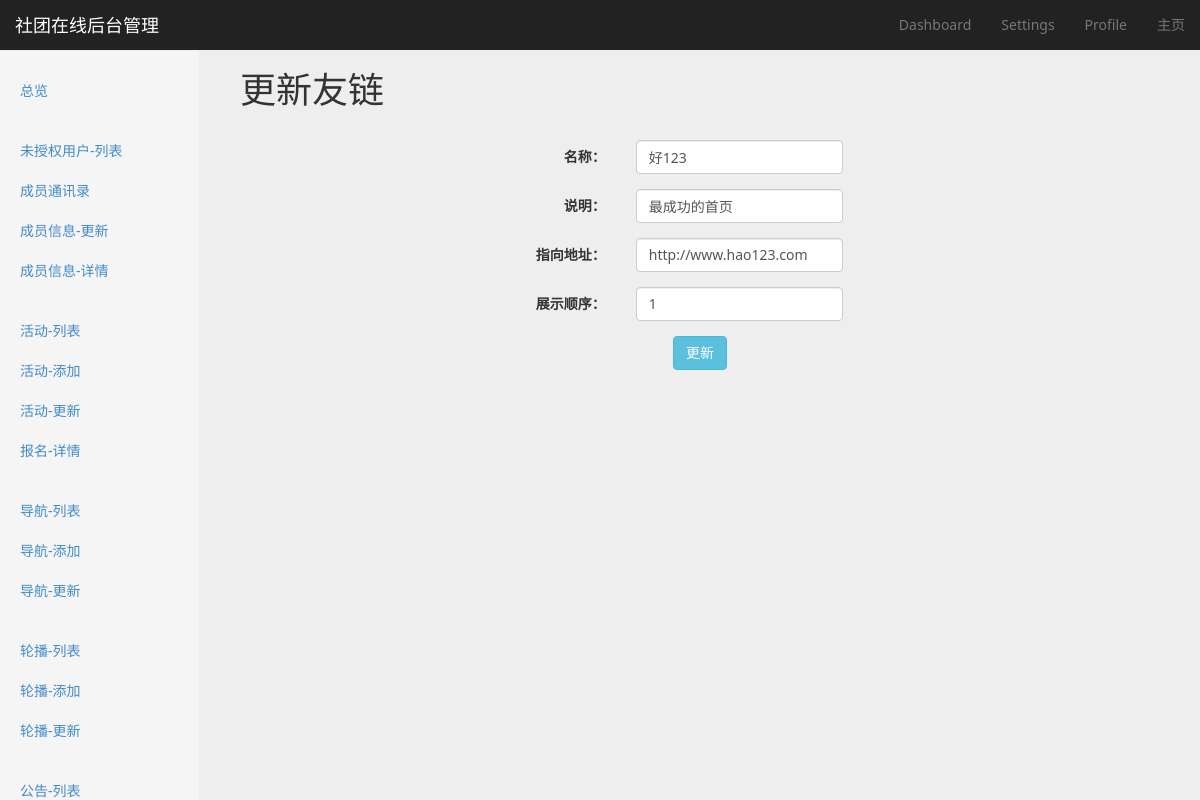
Page /link/3/update/ on the committed database.
### link/models.py (models this page shows, shortened)
class Link(models.Model):
    name = models.CharField(max_length=16)
    title = models.CharField(max_length=32, blank=True, null=True)
    url = models.URLField()
    show_order = models.SmallIntegerField(default=1)
    class Meta:
        ordering = ['show_order']

### link/views.py (the view)
# urls.py: url(r'^(?P<pk>[0-9]+)/update/$', views.LinkUpdateView.as_view(), name='link-update'),
class LinkUpdateView(AjaxableResponseMixin, UpdateView):
    model = Link
    context_object_name = 'link'
    template_name_suffix = '_update_form'
    success_url = reverse_lazy('link-list')
    fields = ['name', 'title', 'url', 'show_order']
    def get_context_data(self, *args, **kwargs):
        context = super(LinkUpdateView, self).get_context_data(*args, **kwargs)
        context['active_page'] = 'link-update'
        return context

### utils/common_mixin.py (called while the page is built)
    def get_context_data(self, *args, **kwargs):
        context = super(BaseMixin, self).get_context_data(**kwargs)
        context['COMMUNITY_NAME'] = COMMUNITY_NAME
        context['COMMUNITY_DESCRIPTION'] = COMMUNITY_DESCRIPTION
        context['PAGE_NUMBER'] = PAGE_NUMBER
        return context

### templates/link/link_update_form.html (shortened to what this page needs)
{% extends 'website/backend/settings/settings_base.html' %}
{% block option-title %}
    更新友链
{% endblock %}
{% block content %}
    <div class="col-md-12">
        <form class="form-horizontal" id="data-form">
            <div class="form-group">
                <label for="name" class="col-sm-3 col-sm-offset-2 control-label">名称：</label>
                <div class="col-sm-3">
                    <input type="text" id="name" name="name" class="form-control" value="{{ link.name }}">
                </div>
            </div>
            <div class="form-group">
                <label for="title" class="col-sm-3 col-sm-offset-2 control-label">说明：</label>
                <div class="col-sm-3">
                    <input type="text" id="title" name="title" class="form-control" value="{{ link.title }}">
                </div>
            </div>
            <div class="form-group">
                <label for="url" class="col-sm-3 col-sm-offset-2 control-label">指向地址：</label>
                <div class="col-sm-3">
                    <input type="text" id="url" name="url" class="form-control" value="{{ link.url }}">
                </div>
            </div>
            <div class="form-group">
                <label for="show_order" class="col-sm-3 col-sm-offset-2 control-label">展示顺序：</label>
                <div class="col-sm-3">
                    <input type="number" id="show_order" name="show_order" class="form-control" value="{{ link.show_order }}">
                </div>
            </div>
            <button class="btn btn-info" id="submit-btn">更新</button>
        </form>
    </div>
{% endblock %}

### website/static/css/main.css (style rules this page uses)
body { background-color: #eeeeee; font-family: "Segoe UI", "Microsoft YaHei UI", sans-serif, "Segoe MDL2 Assets", "Symbols"; }

### website/static/css/dashboard.css (style rules this page uses)
body { padding-top: 50px; }

### rows in the picture
Link: name "好123", title "最成功的首页", url "http://www.hao123.com", show_order "1"

### other values in the picture
{{ COMMUNITY_NAME }} "社团在线"
